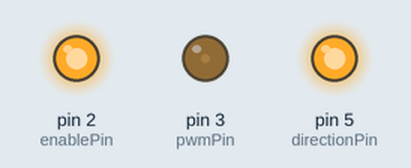
This sketch was run on a simulated Arduino Uno, built with avr-gcc and run on an emulated ATmega328P. Parts: output pins drawn as LEDs (lit = HIGH).

Above: at 0.05 s.
At 15.95 s:
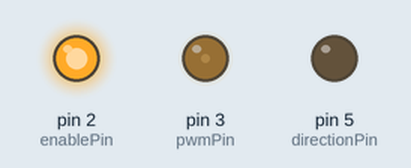
Timing chart, 0 to 20.8 s (numbered marks = the images above):
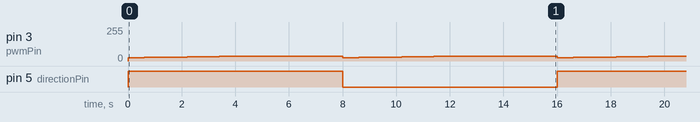

The sketch:

direction.ino
```cpp
// ESCONモータコントローラの制御ピンを定義
const int pwmPin = 3;     // Arduino Digital 3 → ESCON Digital 1 (PWM)
const int directionPin = 5;     // Arduino Digital 5 → ESCON Digital 3 (Direction)
const int enablePin = 2;  // Arduino 3.3V → ESCON Digital 2 (Enable)

void setup() {
  // モータコントローラのピンを出力モードに設定
  pinMode(pwmPin, OUTPUT);
  pinMode(directionPin, OUTPUT);
  pinMode(enablePin, OUTPUT);

  // シリアル通信の開始
  Serial.begin(9600);

  // ESCONを初期状態に設定
  digitalWrite(enablePin, HIGH);  // Enable ESCON
}

void loop() {
  // モータコントローラを有効化
  digitalWrite(enablePin, HIGH);

  // 回転方向を設定し、PWM duty cycleを0.1から0.2まで変化させる
  for (int i = 0; i < 2; i++) {
    digitalWrite(directionPin, i % 2 == 0 ? HIGH : LOW); // Change direction every cycle

    // PWM duty cycle from 0.1 to 0.2
    for (float dutyCycle = 0.1; dutyCycle <= 0.15; dutyCycle += 0.001) {
      int pwmValue = dutyCycle * 255;
      analogWrite(pwmPin, pwmValue);
      delay(100);

      // シリアルポートからのデータ受信を確認
      if (Serial.available() > 0) {
        break;
      }
    }

    // 3秒待つ
    delay(3000);
  }
}
```

Measured:
- by itself, pin 5 (directionPin): alternates HIGH for 8.0 s and LOW for 8.0 s
- by itself, pin 3 (pwmPin): repeats every 8.0 s: 26/255 0.40 s, 27/255 0.40 s, 28/255 0.40 s, 29/255 0.40 s, 30/255 0.40 s, 31/255 0.40 s, 32/255 0.40 s, 33/255 0.40 s, 34/255 0.40 s, 35/255 0.40 s, 36/255 0.40 s, 37/255 3.4 s, 25/255 0.20 s
